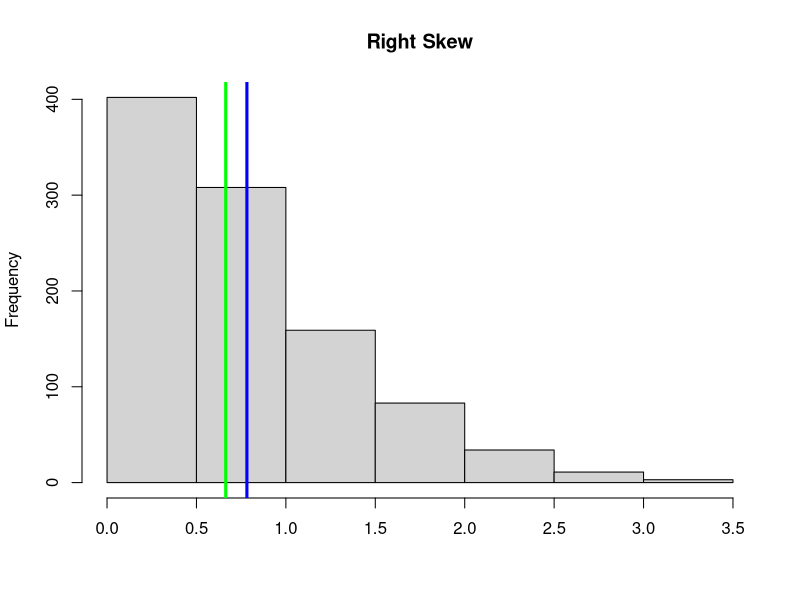

Write the R code that produced this figure.
set.seed(111)
x <- rnorm(1000)
dat <- abs(x)
hist(dat, main="Right Skew", xlab="")
abline(v=c(mean(dat), median(dat)), col=(c("blue", "green")), lwd=3)
